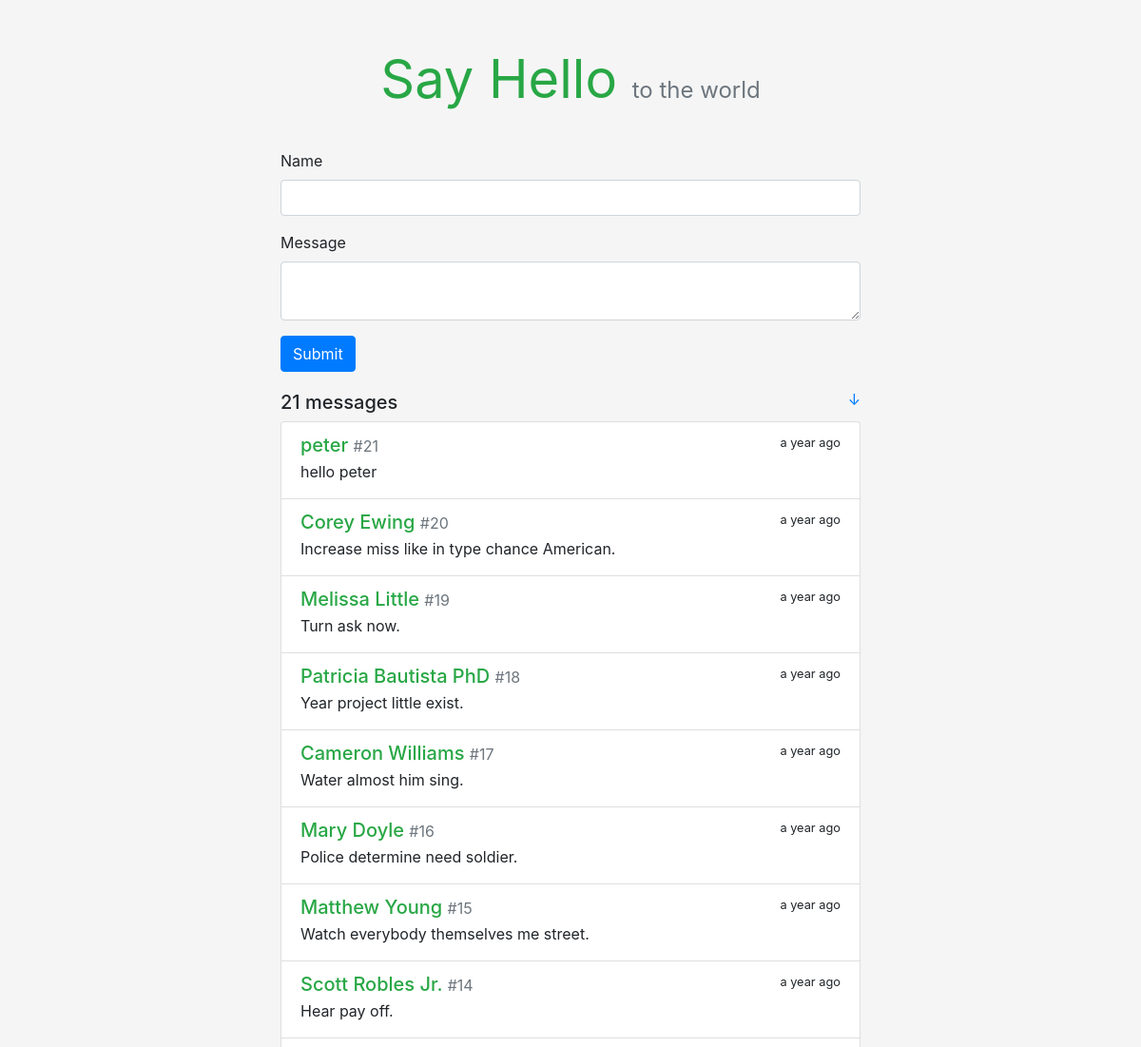
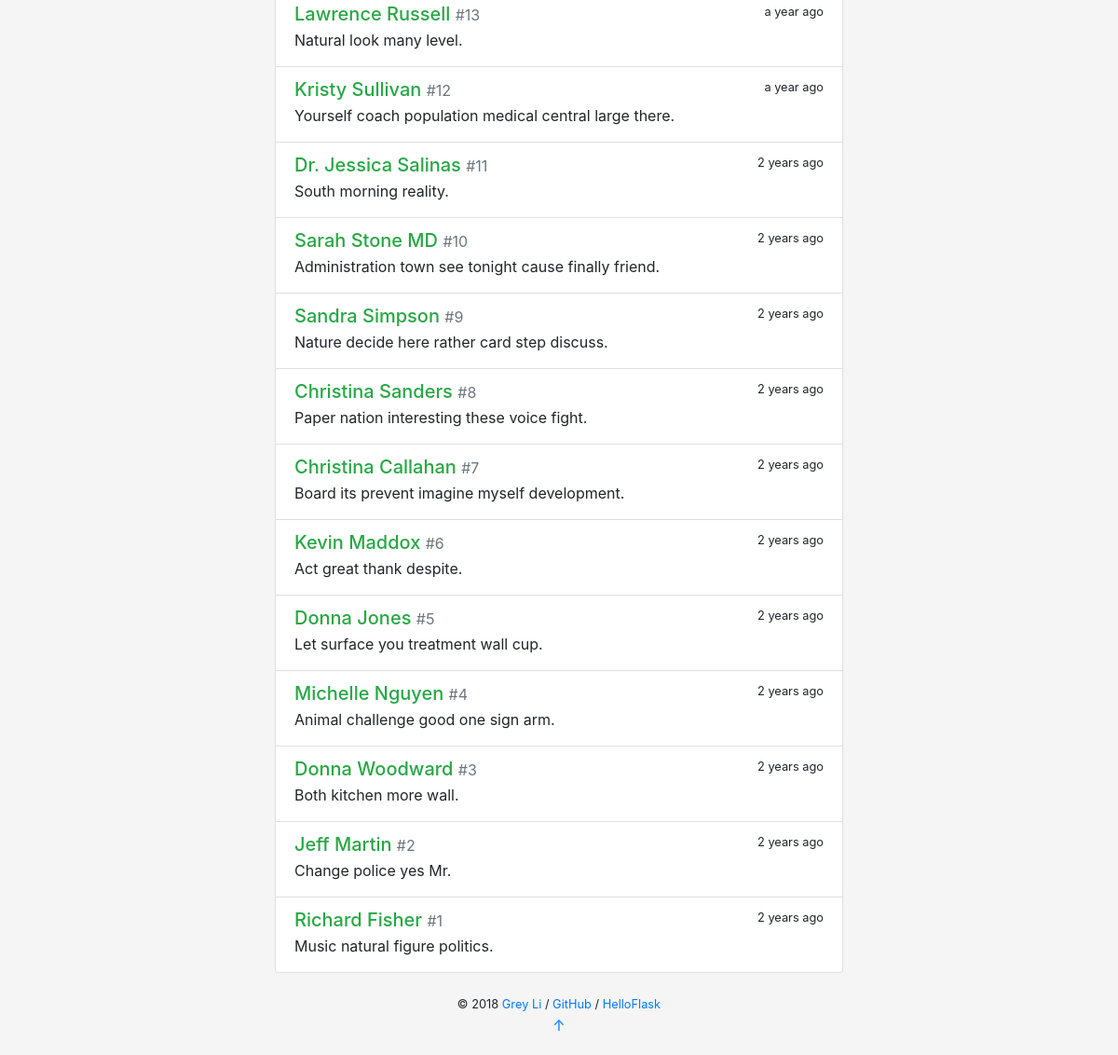
The page / on the database its author committed (2 pictures, top to bottom).
### application/models.py (models this page shows)
class Message(db.Model):
    id = Column(Integer, primary_key=True)
    name = Column(String(24))
    body = Column(String(240))
    timestamp = Column(DateTime, default=datetime.now, index=True)
    pass

### application/views.py (the view, shortened to what this page needs)
@app.route('/', methods=['GET', 'POST'])
def index():
    messages = Message.query.order_by(Message.timestamp.desc()).all()
    form = HelloForm()
    return render_template('index.html', form=form, messages=messages)

### application/forms.py
class HelloForm(FlaskForm):
    name = StringField('Name', validators=[DataRequired(), Length(1, 24)])
    body = TextAreaField('Message', validators=[DataRequired(), Length(1, 240)])
    submit = SubmitField()
    pass

### application/templates/index.html
{% extends 'base.html' %}
{% from 'bootstrap/form.html' import render_form %}
{% block content %}
    <div class="hello-form">
        {{ render_form(form, action=request.full_path) }}
    </div>
    <h5>{{ messages|length }} messages
        <small class="float-right">
            <a href="#bottom" title="Go Bottom">&darr;</a>
        </small>
    </h5>
    <div class="list-group">
        {% for message in messages %}
            <a class="list-group-item list-group-item-action flex-column">
                <div class="d-flex w-100 justify-content-between">
                    <h5 class="mb-1 text-success">{{ message.name }}
                        <small class="text-muted"> #{{ loop.revindex }}</small>
                    </h5>
                    <small data-toggle="tooltip" data-placement="top"
                           data-timestamp="{{ message.timestamp.strftime('%Y-%m-%dT%H:%M:%SZ') }}"
                           data-delay="500">
                        {{ moment(message.timestamp).fromNow(refresh=True) }}
                    </small>
                </div>
                <p class="mb-1">{{ message.body }}</p>
            </a>
        {% endfor %}
    </div>
{% endblock %}

### application/templates/base.html (shortened to what this page needs)
<!DOCTYPE html>
<html lang="en">
<head>
    <link rel="stylesheet" href="{{ url_for('static', filename='css/bootstrap.min.css') }}" type="text/css">
    <link rel="stylesheet" href="{{ url_for('static', filename='css/style.css') }}" type="text/css">
</head>
<body>
<main class="container">
    <header>
        <h1 class="text-center display-4">
            <a href="{{ url_for('index') }}" class="text-success"><strong>Say Hello</strong></a>
            <small class="text-muted sub-title">to the world</small>
        </h1>
    </header>
    {% block content %}{% endblock %}
    <footer class="text-center">
        {% block footer %}
            <small> &copy; 2018 <a href="http://greyli.com" title="Written by Grey Li">Grey Li</a> /
                <a href="https://github.com/greyli/sayhello" title="Fork me on GitHub">GitHub</a> /
                <a href="http://helloflask.com" title="A HelloFlask project">HelloFlask</a>
            </small>
            <p><a id="bottom" href="#" title="Go Top">&uarr;</a></p>
        {% endblock %}
    </footer>
</main>
</body>
</html>

### application/static/css/style.css (style rules this page uses)
body { background-color: rgb(245, 245, 245) !important; }
p { overflow-wrap: break-word; word-wrap: break-word; }
.container { max-width: 640px !important; }
.hello-form { margin-bottom: 20px; }
header { margin: 50px 0 40px 0; }
header h1 { font-size: 60px; font-weight: bold; }
.sub-title { font-size: 24px; }
header a { text-decoration: none !important; }
footer { margin: 20px; }

### rows shown on the page
Message: name "peter", timestamp "a year ago", body "hello peter"
Message: name "Corey Ewing", timestamp "a year ago", body "Increase miss like in type chance American."
Message: name "Melissa Little", timestamp "a year ago", body "Turn ask now."
Message: name "Patricia Bautista PhD", timestamp "a year ago", body "Year project little exist."
Message: name "Cameron Williams", timestamp "a year ago", body "Water almost him sing."
Message: name "Mary Doyle", timestamp "a year ago", body "Police determine need soldier."
Message: name "Matthew Young", timestamp "a year ago", body "Watch everybody themselves me street."
Message: name "Scott Robles Jr.", timestamp "a year ago", body "Hear pay off."
Message: name "Lawrence Russell", timestamp "a year ago", body "Natural look many level."
Message: name "Kristy Sullivan", timestamp "a year ago", body "Yourself coach population medical central large there."
Message: name "Dr. Jessica Salinas", timestamp "2 years ago", body "South morning reality."
Message: name "Sarah Stone MD", timestamp "2 years ago", body "Administration town see tonight cause finally friend."
Message: name "Sandra Simpson", timestamp "2 years ago", body "Nature decide here rather card step discuss."
Message: name "Christina Sanders", timestamp "2 years ago", body "Paper nation interesting these voice fight."
Message: name "Christina Callahan", timestamp "2 years ago", body "Board its prevent imagine myself development."
Message: name "Kevin Maddox", timestamp "2 years ago", body "Act great thank despite."
Message: name "Donna Jones", timestamp "2 years ago", body "Let surface you treatment wall cup."
Message: name "Michelle Nguyen", timestamp "2 years ago", body "Animal challenge good one sign arm."
Message: name "Donna Woodward", timestamp "2 years ago", body "Both kitchen more wall."
Message: name "Jeff Martin", timestamp "2 years ago", body "Change police yes Mr."
Message: name "Richard Fisher", timestamp "2 years ago", body "Music natural figure politics."

### other values the page prints
{{ messages|length }} "21"
